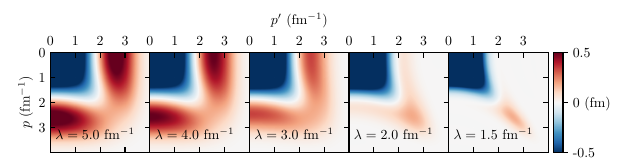

This chart was generated by the following Python code:
import json
import os

import matplotlib.pyplot as plt
import matplotlib
from mpl_toolkits.axes_grid1 import ImageGrid
from mpl_toolkits.axes_grid1.inset_locator import inset_axes
import numpy as np
import scipy.interpolate

os.chdir(os.path.dirname(os.path.abspath(__file__)))

# matplotlib font configurations

plt.rcParams["text.usetex"] = True
plt.rcParams["text.latex.preamble"] = [r"\usepackage{lmodern}"]
plt.rcParams["text.latex.preamble"] = [r"\usepackage{amsmath}"]
plt.rcParams["font.family"] = ["Latin Modern Roman"]

fig_height = 1.05

# Set maximum momentum to show
kmax = 4.0

# Define new even grid for data
nodes = np.linspace(0.0, kmax, 200)

# Set lambdas to show
lambdas = [5.0, 4.0, 3.0, 2.0, 1.5]

with open("data/EM500new_data.json") as f:
    data = json.load(f)

# Set up initial figure
figure = plt.figure(1, (len(lambdas) * fig_height, fig_height))

# Set up grid in figure
grid = ImageGrid(
    figure,
    111,
    nrows_ncols=(1, len(lambdas)),
    axes_pad=0.0,
    share_all=False,
    label_mode="L",
    #  cbar_location="right",
    #  cbar_mode="single",
)

# Iterate over lambdas
for i, lam in enumerate(lambdas):
    # Get old nodes for data
    data_nodes = np.array(data[str(lam)]["nodes"])

    # Read in potential
    potential = np.array(data[str(lam)]["matrix_elements"]).reshape(
        (len(data_nodes), len(data_nodes))
    )

    # Interpolate potential
    interp = scipy.interpolate.RectBivariateSpline(data_nodes, data_nodes, potential)
    potential = interp(nodes, nodes)

    # Plot potential matrix on corresponding axis in grid
    ax = grid[i]
    im = ax.matshow(
        potential,
        extent=[0.0, kmax, kmax, 0.0],
        vmin=-1 / 2,
        vmax=1 / 2,
        cmap=plt.cm.RdBu_r,
    )

    # Set ticks for axes for this axis
    ax.set_xticks([0, 1, 2, 3])
    ax.set_yticks([0, 1, 2, 3])

    # Set xlabel on 3rd grid
    if i == 2:
        ax.set_xlabel(r"$p'$ (fm$^{-1}$)", labelpad=8)
        ax.xaxis.set_label_position("top")

    # Set ylabel on first grid
    if i == 0:
        ax.set_ylabel(r"$p$ (fm$^{-1}$)")

    # Add label for lambda value
    unit = r" fm${}^{-1}$"
    if lam == 50:
        lam = r"\infty"
        unit = ""
    ax.text(0.2, 3.5, "$\\lambda={}${}".format(lam, unit))

    # Move xticks to top
    ax.tick_params(axis="x", which="both", bottom=True, top=True, labelbottom=False)
    ax.tick_params(bottom=True, top=True, left=True, right=True)
    ax.tick_params(axis="x", direction="in")
    ax.tick_params(axis="y", direction="in")
    # Disable yticks for grids after the left most
    if i != 0:
        ax.tick_params(axis="y", which="both", left=False)

    if i == len(lambdas) - 1:
        axins = inset_axes(
            ax,
            width="10%",
            height="100%",
            loc="lower left",
            bbox_to_anchor=(1.05, 0, 1, 1),
            bbox_transform=ax.transAxes,
            borderpad=0,
        )

# Set colorbar
#  grid.cbar_axes[0].colorbar(im)
cbar = plt.colorbar(im, cax=axins, ticks=[-0.5, 0, 0.5])
cbar.ax.set_yticklabels(["-0.5", "0 (fm)", "0.5"])
# Set colorbar labels
#  for i, cax in enumerate(grid.cbar_axes):
#      cax.set_yticks([-0.5, 0, 0.5])
#      labels = [item.get_text() for item in cax.get_yticklabels()]
#      labels = ["-0.5", "", "0.5"]
#      labels[1] = r"0 (MeV)"
#      cax.set_yticklabels(labels)

# Set xticks to top
plt.tick_params(axis="x", which="both", bottom=True, top=True, labelbottom=False)

# Adjust margins
plt.gcf().subplots_adjust(left=0.08)
plt.gcf().subplots_adjust(right=0.87)
plt.gcf().subplots_adjust(top=0.86)
plt.gcf().subplots_adjust(bottom=-0.08)

# Set size of plot
#  plt.gcf().set_size_inches(4.17 * fig_height,  1.2 * fig_height)
plt.gcf().set_size_inches(6 * fig_height, 1.6 * fig_height)

# Save as PDF
plt.savefig("vnn_srg_emn500_n3lo.pdf", dpi=300)
